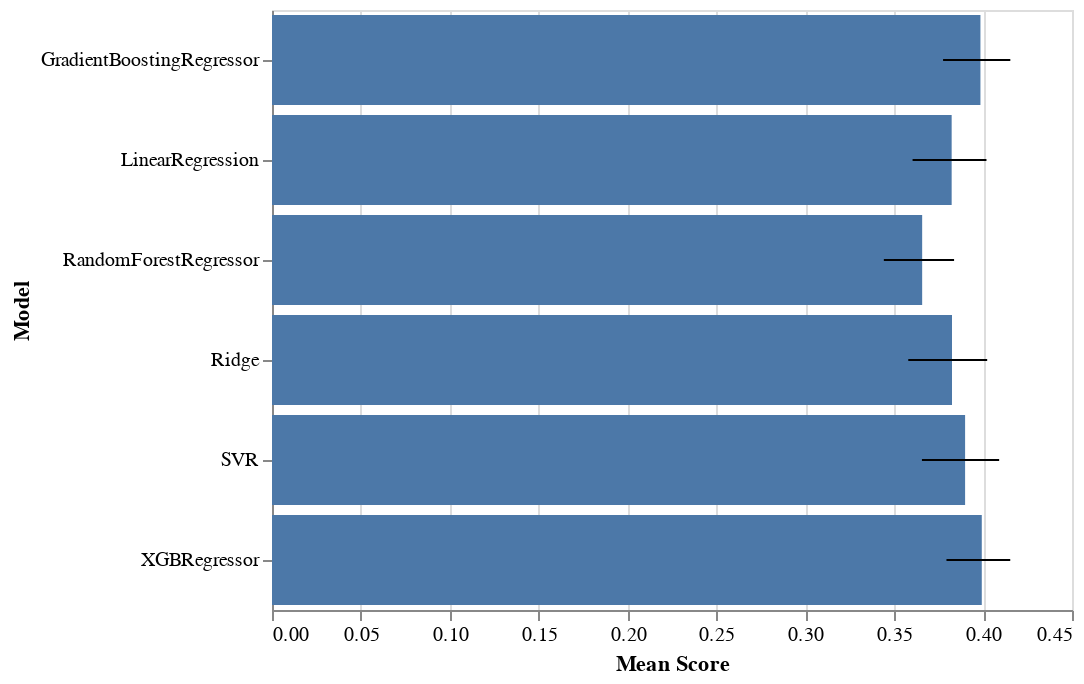

Notebook code cell kept with this figure:
### Code cell
import altair as alt
bars = alt.Chart(results).mark_bar().encode(
    x=alt.X('mean(Score):Q', title='Mean Score'),
    y=alt.Y('Model:N', sort=alt.EncodingSortField(op='mean', field='Score', order='descending'))
)
error_bars = bars.mark_errorbar(extent='ci').encode(
    x=alt.X('Score:Q', title='Mean Score')
)

bars + error_bars

### Figure 1 — Vega-Lite specification as saved in the notebook (floating-point values rounded to 4 significant figures)
{"$schema": "https://vega.github.io/schema/vega-lite/v3.4.0.json", "config": {"mark": {"tooltip": null}, "view": {"height": 300, "width": 400}}, "data": {"name": "data-619daf9c407523f4bddbde1fcc57a68a"}, "datasets": {"data-619daf9c407523f4bddbde1fcc57a68a": [{"K": 0, "Model": "LinearRegression", "Score": 0.3848}, {"K": 1, "Model": "LinearRegression", "Score": 0.3526}, {"K": 2, "Model": "LinearRegression", "Score": 0.4135}, {"K": 3, "Model": "LinearRegression", "Score": 0.3731}, {"K": 4, "Model": "LinearRegression", "Score": 0.4097}, {"K": 5, "Model": "LinearRegression", "Score": 0.3986}, {"K": 6, "Model": "LinearRegression", "Score": 0.2989}, {"K": 7, "Model": "LinearRegression", "Score": 0.3653}, {"K": 8, "Model": "LinearRegression", "Score": 0.4205}, {"K": 9, "Model": "LinearRegression", "Score": 0.4061}, {"K": 0, "Model": "Ridge", "Score": 0.3852}, {"K": 1, "Model": "Ridge", "Score": 0.353}, {"K": 2, "Model": "Ridge", "Score": 0.4136}, {"K": 3, "Model": "Ridge", "Score": 0.3732}, {"K": 4, "Model": "Ridge", "Score": 0.4098}, {"K": 5, "Model": "Ridge", "Score": 0.3988}, {"K": 6, "Model": "Ridge", "Score": 0.2993}, {"K": 7, "Model": "Ridge", "Score": 0.3658}, {"K": 8, "Model": "Ridge", "Score": 0.4203}, {"K": 9, "Model": "Ridge", "Score": 0.4062}, {"K": 0, "Model": "SVR", "Score": 0.3895}, {"K": 1, "Model": "SVR", "Score": 0.3582}, {"K": 2, "Model": "SVR", "Score": 0.4294}, {"K": 3, "Model": "SVR", "Score": 0.3774}, {"K": 4, "Model": "SVR", "Score": 0.4201}, {"K": 5, "Model": "SVR", "Score": 0.4038}, {"K": 6, "Model": "SVR", "Score": 0.3047}, {"K": 7, "Model": "SVR", "Score": 0.3827}, {"K": 8, "Model": "SVR", "Score": 0.4289}, {"K": 9, "Model": "SVR", "Score": 0.4041}, {"K": 0, "Model": "RandomForestRegressor", "Score": 0.3488}, {"K": 1, "Model": "RandomForestRegressor", "Score": 0.336}, {"K": 2, "Model": "RandomForestRegressor", "Score": 0.4179}, {"K": 3, "Model": "RandomForestRegressor", "Score": 0.3475}, {"K": 4, "Model": "RandomForestRegressor", "Score": 0.38}, {"K": 5, "Model": "RandomForestRegressor", "Score": 0.3828}, {"K": 6, "Model": "RandomForestRegressor", "Score": 0.3031}, {"K": 7, "Model": "RandomForestRegressor", "Score": 0.3542}, {"K": 8, "Model": "RandomForestRegressor", "Score": 0.3908}, {"K": 9, "Model": "RandomForestRegressor", "Score": 0.3961}, {"K": 0, "Model": "GradientBoostingRegressor", "Score": 0.4031}, {"K": 1, "Model": "GradientBoostingRegressor", "Score": 0.3773}, {"K": 2, "Model": "GradientBoostingRegressor", "Score": 0.4294}, {"K": 3, "Model": "GradientBoostingRegressor", "Score": 0.3934}, {"K": 4, "Model": "GradientBoostingRegressor", "Score": 0.4279}, {"K": 5, "Model": "GradientBoostingRegressor", "Score": 0.4192}, {"K": 6, "Model": "GradientBoostingRegressor", "Score": 0.3191}, {"K": 7, "Model": "GradientBoostingRegressor", "Score": 0.3802}, {"K": 8, "Model": "GradientBoostingRegressor", "Score": 0.4158}, {"K": 9, "Model": "GradientBoostingRegressor", "Score": 0.4195}, {"K": 0, "Model": "XGBRegressor", "Score": 0.398}, {"K": 1, "Model": "XGBRegressor", "Score": 0.3779}, {"K": 2, "Model": "XGBRegressor", "Score": 0.4246}, {"K": 3, "Model": "XGBRegressor", "Score": 0.3941}, {"K": 4, "Model": "XGBRegressor", "Score": 0.4313}, {"K": 5, "Model": "XGBRegressor", "Score": 0.4209}, {"K": 6, "Model": "XGBRegressor", "Score": 0.3238}, {"K": 7, "Model": "XGBRegressor", "Score": 0.3832}, {"K": 8, "Model": "XGBRegressor", "Score": 0.4151}, {"K": 9, "Model": "XGBRegressor", "Score": 0.4237}]}, "layer": [{"encoding": {"x": {"aggregate": "mean", "field": "Score", "title": "Mean Score", "type": "quantitative"}, "y": {"field": "Model", "sort": {"field": "Score", "op": "mean", "order": "descending"}, "type": "nominal"}}, "mark": "bar"}, {"encoding": {"x": {"field": "Score", "title": "Mean Score", "type": "quantitative"}, "y": {"field": "Model", "sort": {"field": "Score", "op": "mean", "order": "descending"}, "type": "nominal"}}, "mark": {"extent": "ci", "type": "errorbar"}}]}
